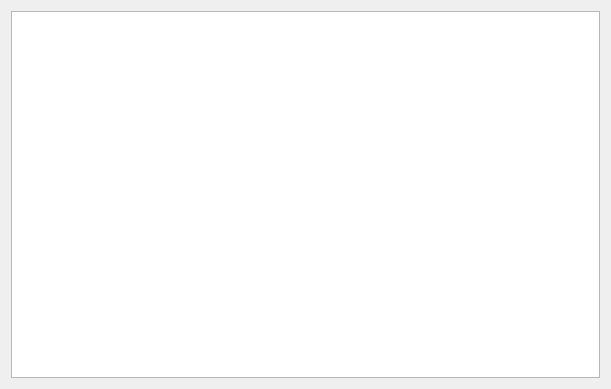
<?xml version="1.0" encoding="UTF-8"?>
<ui version="4.0">
 <class>MylistWidget</class>
 <widget class="QWidget" name="MylistWidget">
  <property name="geometry">
   <rect>
    <x>0</x>
    <y>0</y>
    <width>611</width>
    <height>389</height>
   </rect>
  </property>
  <property name="windowTitle">
   <string>MylistWidget</string>
  </property>
  <layout class="QVBoxLayout" name="verticalLayout">
   <item>
    <layout class="QHBoxLayout" name="horizontalLayout">
     <item>
      <widget class="QTableView" name="MyListTableView"/>
     </item>
    </layout>
   </item>
  </layout>
 </widget>
 <layoutdefault spacing="6" margin="11"/>
 <resources/>
 <connections/>
</ui>
